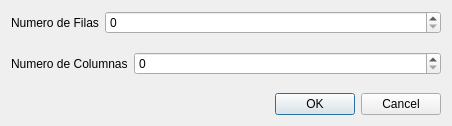
<?xml version="1.0" encoding="UTF-8"?>
<ui version="4.0">
 <class>IntroducirOrdenMatricesDialog</class>
 <widget class="QDialog" name="IntroducirOrdenMatricesDialog">
  <property name="geometry">
   <rect>
    <x>0</x>
    <y>0</y>
    <width>452</width>
    <height>126</height>
   </rect>
  </property>
  <property name="windowTitle">
   <string>Dialog</string>
  </property>
  <layout class="QVBoxLayout" name="verticalLayout">
   <item>
    <layout class="QFormLayout" name="formLayout">
     <item row="0" column="0">
      <widget class="QLabel" name="label">
       <property name="text">
        <string>Numero de Filas</string>
       </property>
      </widget>
     </item>
     <item row="0" column="1">
      <widget class="QSpinBox" name="numeroDeFilasSpinBox"/>
     </item>
    </layout>
   </item>
   <item>
    <layout class="QFormLayout" name="formLayout_2">
     <item row="0" column="0">
      <widget class="QLabel" name="label_2">
       <property name="text">
        <string>Numero de Columnas</string>
       </property>
      </widget>
     </item>
     <item row="0" column="1">
      <widget class="QSpinBox" name="numerosDeColumnasSpinBox"/>
     </item>
    </layout>
   </item>
   <item>
    <widget class="QDialogButtonBox" name="buttonBox">
     <property name="standardButtons">
      <set>QDialogButtonBox::Cancel|QDialogButtonBox::Ok</set>
     </property>
    </widget>
   </item>
  </layout>
 </widget>
 <resources/>
 <connections/>
</ui>
